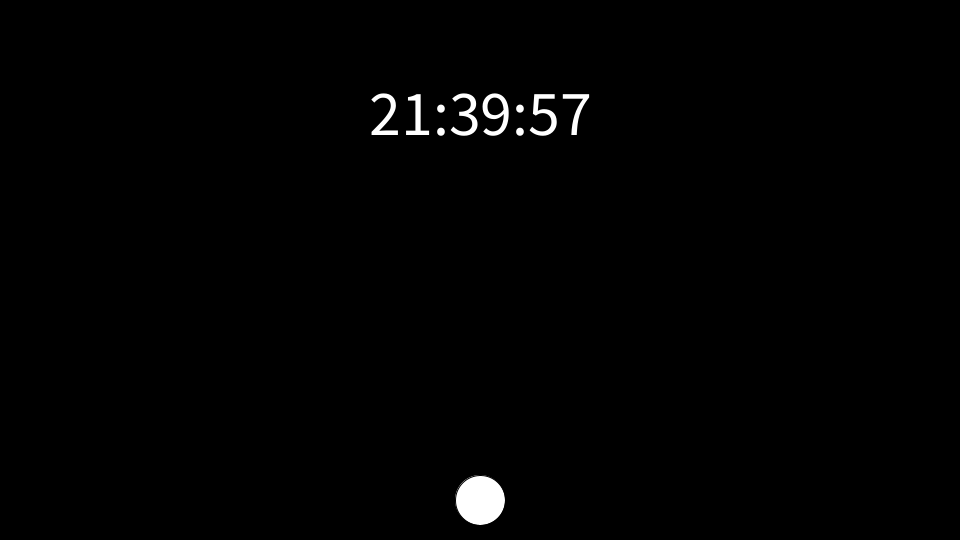
Frame 1 (no input)
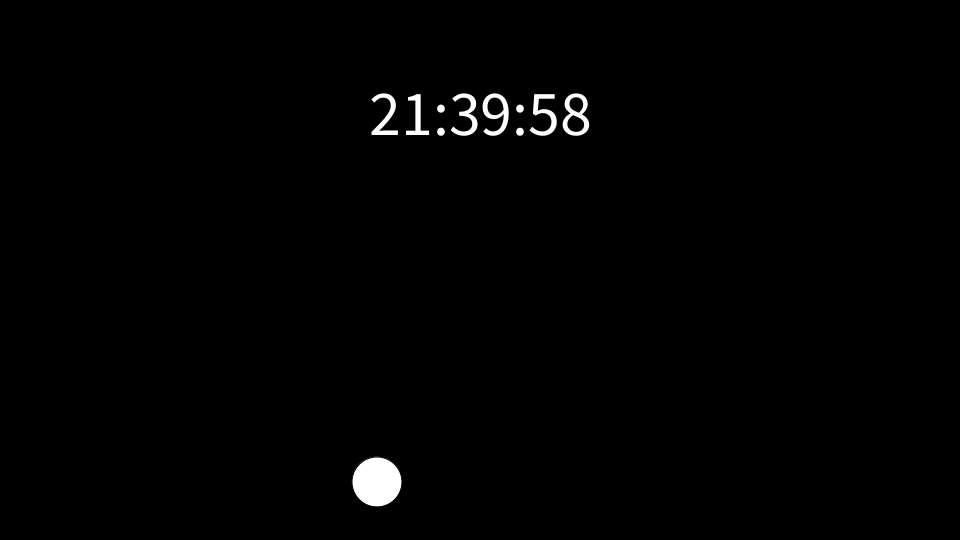
Frame 60 (the mouse pressed at the canvas centre just before this capture)
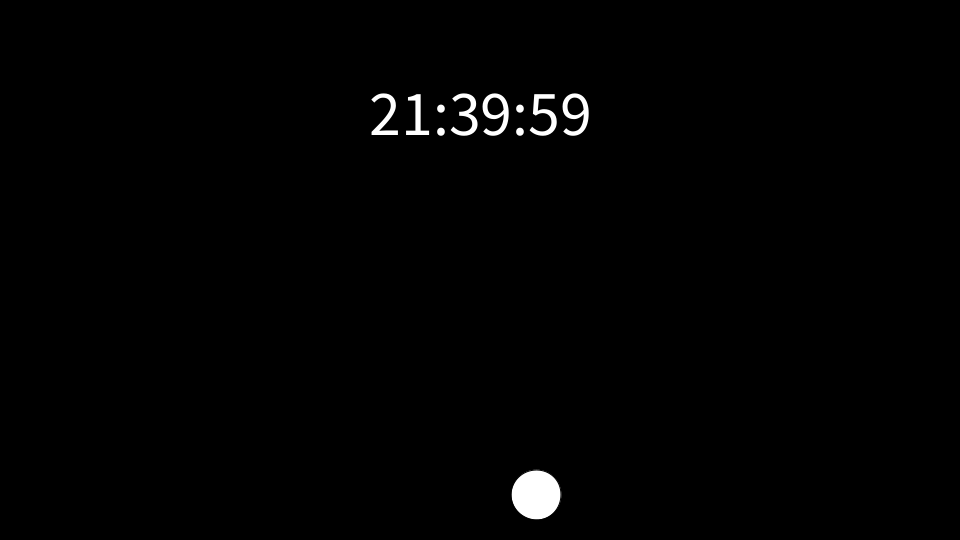
Frame 120 (the mouse held since frame 60 and released just before this capture)

The Processing sketch that drew these frames (run headless with seeded random() and noise(); from frame 60 on, the mouse is pressed at the canvas centre):

// Processing sketch: Timer
// ── Timer.pde
float angle = radians(0);
float speed = 0.009;
int direction = 1;

int hour   = 0;
int minute = 0;
int second = 0;

void setup()
{
  size(960, 540);
  smooth();
  
  textAlign(CENTER);
  textSize(64);
  
  //ellipseMode(CENTER);
}

void draw()
{
  background(0);
  
  hour   = hour();
  minute = minute();
  second = second();
  
  text(hour + ":" + minute + ":" + second, width/2, height/4);
  
  translate(width/2, 200);
  rotate(angle);
  ellipse(0, 300, 50, 50);
  
  angle += speed * direction;
  
  if(angle >= radians(25) || angle <= radians(-25))
  {
    direction = -direction;
  }
}
